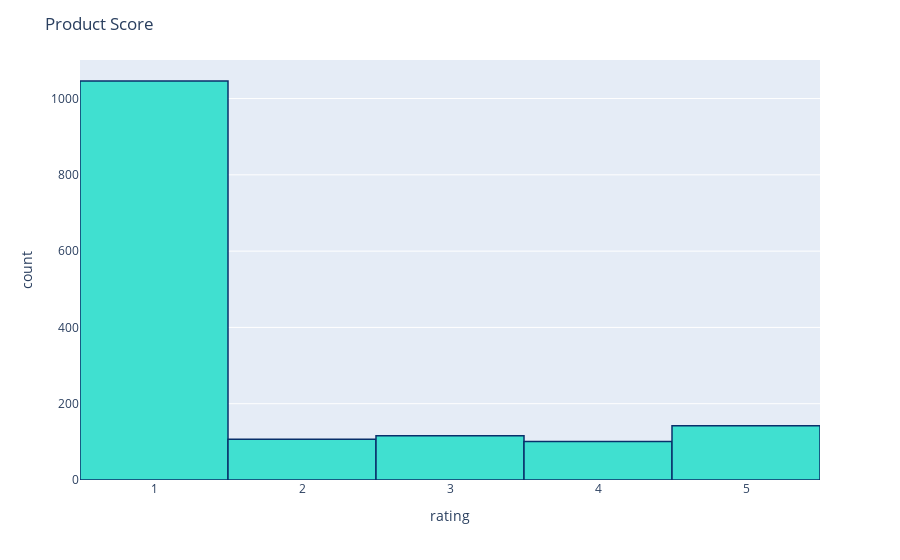

Write notebook code for a chart like this one.
### Code cell
fig = px.histogram(df_teamsNew, x="rating")
fig.update_traces(marker_color="turquoise",marker_line_color='rgb(8,48,107)',
                  marker_line_width=1.5)
fig.update_layout(title_text='Product Score')
fig.show()

### Figure 1 — Plotly figure (JSON) as saved in the notebook; plotly's stock layout.template omitted (floating-point values rounded to 4 significant figures; data arrays with more than 128 entries replaced by an {"elided": "..."} marker saying what was removed)
{"data": [{"alignmentgroup": "True", "bingroup": "x", "hovertemplate": "rating=%{x}<br>count=%{y}<extra></extra>", "legendgroup": "", "marker": {"color": "turquoise", "line": {"color": "rgb(8,48,107)", "width": 1.5}, "pattern": {"shape": ""}}, "name": "", "offsetgroup": "", "orientation": "v", "showlegend": false, "type": "histogram", "x": {"elided": "1512 int values"}, "xaxis": "x", "yaxis": "y"}], "layout": {"barmode": "relative", "legend": {"tracegroupgap": 0}, "margin": {"t": 60}, "title": {"text": "Product Score"}, "xaxis": {"anchor": "y", "domain": [0, 1], "title": {"text": "rating"}}, "yaxis": {"anchor": "x", "domain": [0, 1], "title": {"text": "count"}}}}
